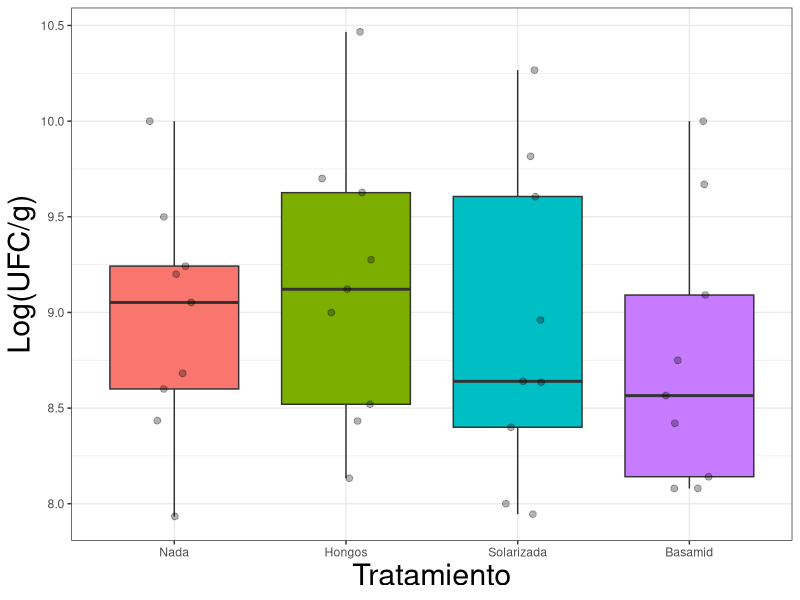

The R source for this figure: (Note: this script raises an error after producing the figure.)
## ---- chunk 1
library(car)
#library(agricolae)
library(dplyr)
library(ggplot2)
library(ggpubr)
library(gridExtra)
## ---- chunk 2
setwd("C:/Users/W/Google Drive/DOE - MIA/2017-2/Slides/Rmarkdown/ANOVA/assets/data")
dat_Camp1<-read.csv('2017-02-22 Datos variables campo ciclo 1 (David A).csv',sep=';')

datCampc1<-tbl_df(dat_Camp1)
datCamC1<- group_by(datCampc1, Bloque,Tratamiento)

datCamp1<-summarize(datCamC1, count = n(), Tallos = mean(Tallos, na.rm = T), Dtallos = mean(D_tallo, na.rm = T), Flores=mean(Flores, na.rm = T), D_flor=mean(D_flor, na.rm = T), L_ped=mean(L_ped, na.rm = T),
                    Peso=mean(Peso, na.rm = T), Puntos=mean(Puntos, na.rm = T), L_tallo=mean(L_tallo, na.rm = T))

datCamp1$Tratamiento <- factor(datCamp1$Tratamiento,
                                levels=c('Nada','Hongos','Solarizada','Basamid'))




## Ciclo 1 
### Tallos 
ggplot(datCamp1, aes(Tratamiento, Tallos)) + 
  geom_boxplot(aes(fill = Tratamiento))  + 
  geom_jitter(position = position_jitter(width = .15), alpha=0.3, size=2) +
  xlab("Tratamiento") +
  ylab("Log(UFC/g)") +theme_bw() + theme(legend.position = "none",axis.title.x=element_text(size = 22), 
                                     axis.title.y = element_text(size = 22))
## ---- chunk 3
      knitr::include_graphics('./assets/img/poblaciones.png')
## ---- chunk 4
## Ciclo 1 
### Tallos 
ggplot(datCamp1, aes(Tratamiento, Tallos)) + 
  geom_boxplot(aes(fill = Tratamiento))  + 
  geom_jitter(position = position_jitter(width = .15), alpha=0.3, size=2) +
  xlab("Tratamiento") +
  ylab("Log(UFC/g)") +theme_bw() + theme(legend.position = "none",axis.title.x=element_text(size = 22), 
                                     axis.title.y = element_text(size = 22))
## ---- chunk 5
      knitr::include_graphics('./assets/img/anova_des.png')
## ---- chunk 6
wdata = data.frame(
  Tratamiento = factor(rep(c("Nada", "Hongos", 'Solarizada', 'Basamid'), each=7)),
  UFC = c(rnorm(7, 5.2), rnorm(7, 5), rnorm(7, 5), rnorm(7, 5)))

ggdotplot(wdata, x='Tratamiento',y='UFC', xlab='Tratamiento',ylab='Log(UFC/g)', add='mean', color='Tratamiento')
## ---- chunk 7
wdata2 = data.frame(
  Tratamiento = factor(rep(c("Nada", "Hongos", 'Solarizada', 'Basamid'), each=6)),
  UFC = c(rnorm(6, 4), rnorm(6, 8), rnorm(6, 4), rnorm(6, 3.5)))

ggdotplot(wdata2, x='Tratamiento',y='UFC', xlab='Tratamiento',ylab='Log(UFC/g)', add='mean', color='Tratamiento')


## ---- chunk 8
wdata2 = data.frame(
  Tratamiento = factor(rep(c("Nada", "Hongos", 'Solarizada', 'Basamid'), each=200)),
  UFC = c(rnorm(200, 4), rnorm(200, 8), rnorm(200, 4), rnorm(200, 4)))




gghistogram(wdata2, x = "UFC",
            add = "mean", rug = TRUE,
            fill = "Tratamiento",
            add_density = TRUE, xlab = 'UFC/g', ylab = 'Frecuencia')
## ---- chunk 9
wdata3 = data.frame(
  Tratamiento = factor(rep(c("Nada", "Hongos", 'Solarizada', 'Basamid'), each=200)),
  UFC = c(rnorm(200, 4), rnorm(200, 4), rnorm(200, 4), rnorm(200, 4)))




gghistogram(wdata3, x = "UFC",
            add = "mean", rug = TRUE,
            fill = "Tratamiento",
            add_density = TRUE, xlab = 'UFC/g', ylab = 'Frecuencia')
## ---- chunk 10
      knitr::include_graphics('./assets/img/betw.png')
## ---- chunk 11
      knitr::include_graphics('./assets/img/into.png')
## ---- chunk 12
      knitr::include_graphics('./assets/img/anova.png')
## ---- chunk 13
library(xtable)
      wdata2 = data.frame(
  Tratamiento = factor(rep(c("Nada", "Hongos", 'Solarizada', 'Basamid'), each=200)),
  UFC = c(rnorm(200, 4), rnorm(200, 8), rnorm(200, 4), rnorm(200, 4)))

kable(anova(mod<-lm(UFC~Tratamiento, data=wdata2)), digits = 3)
